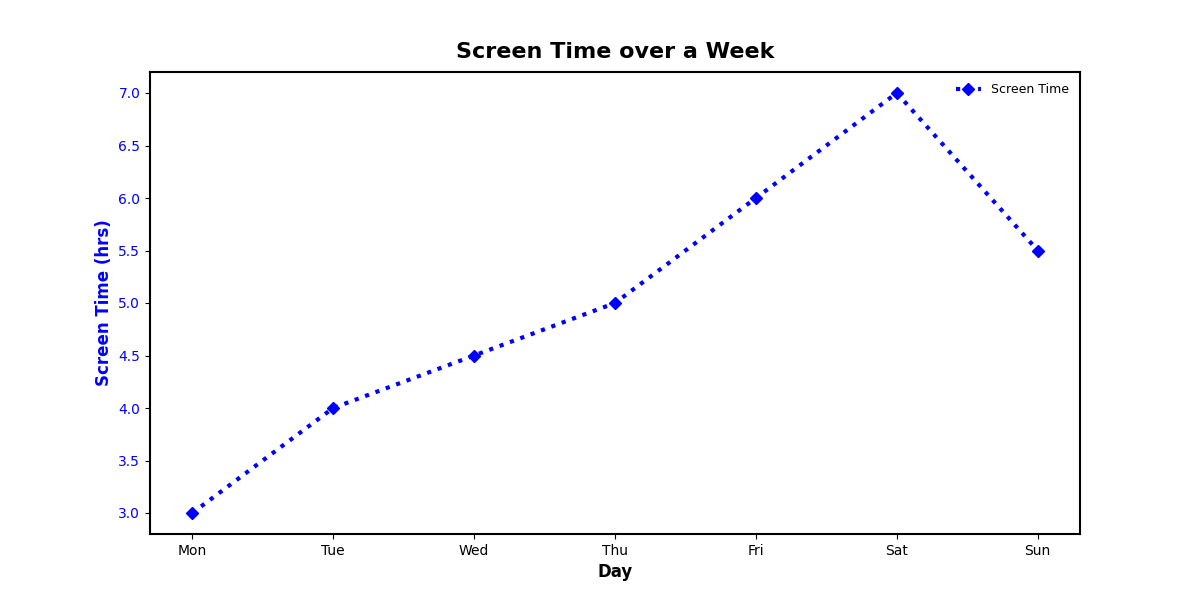

Source code (Python):
import matplotlib.pyplot as plt
import numpy as np

# Days
days = ['Mon', 'Tue', 'Wed', 'Thu', 'Fri', 'Sat', 'Sun']
x = np.arange(len(days))

# Data: Screen time
screen_time = [3, 4, 4.5, 5, 6, 7, 5.5]

fig, ax1 = plt.subplots(figsize=(12, 6))

# Consistent color for screen time
color = 'blue'

# Screen time
ax1.set_xlabel('Day', fontsize=12, fontweight='bold')
ax1.set_ylabel('Screen Time (hrs)', color=color, fontsize=12, fontweight='bold')
ax1.plot(days, screen_time, color=color, marker='D', linestyle=':', linewidth=3, label='Screen Time')
ax1.tick_params(axis='y', labelcolor=color)

# Title
plt.title('Screen Time over a Week', fontsize=16, fontweight='bold', pad=10)

# Legend
ax1.legend(loc='upper right', fontsize=9, frameon=False)

# Border
for spine in ax1.spines.values():
    spine.set_linewidth(1.5)

# Display
plt.show()
